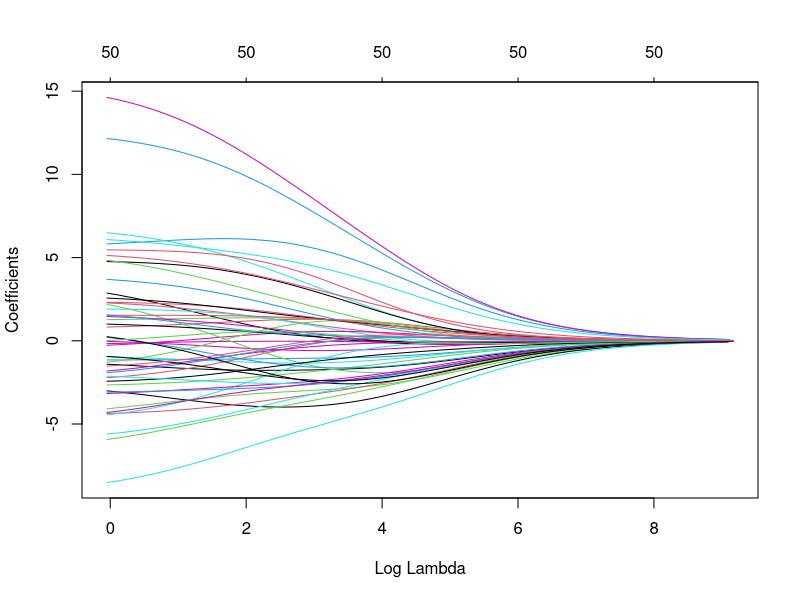
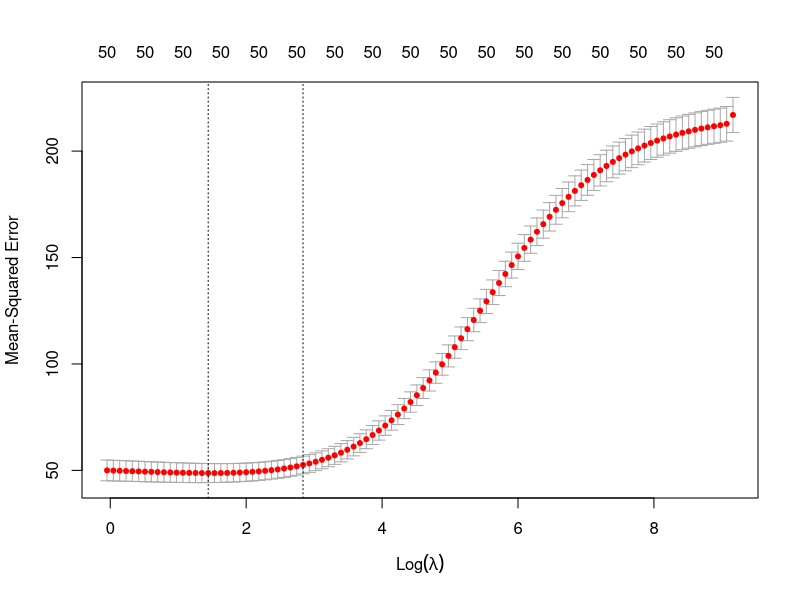
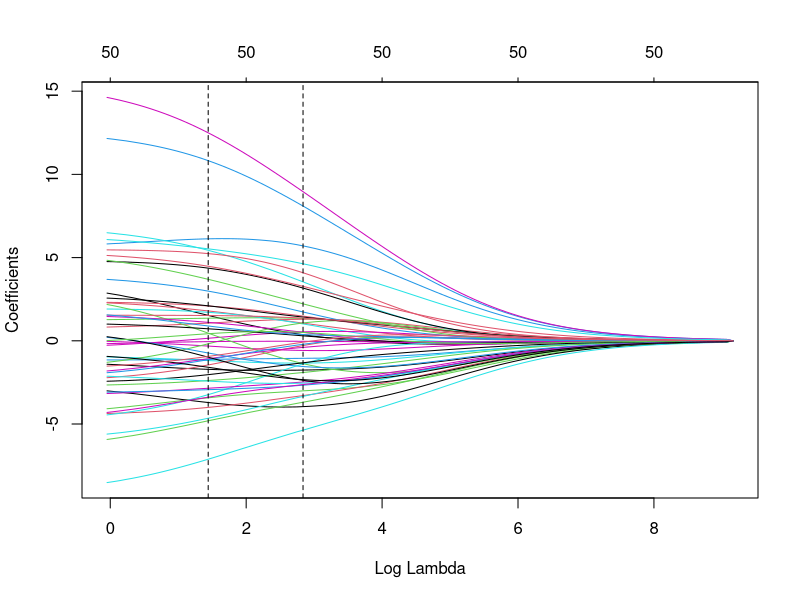
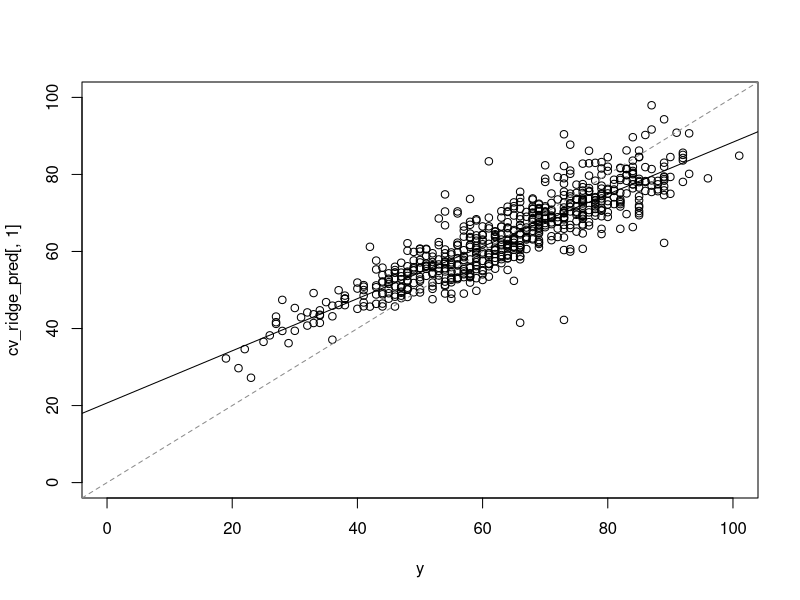
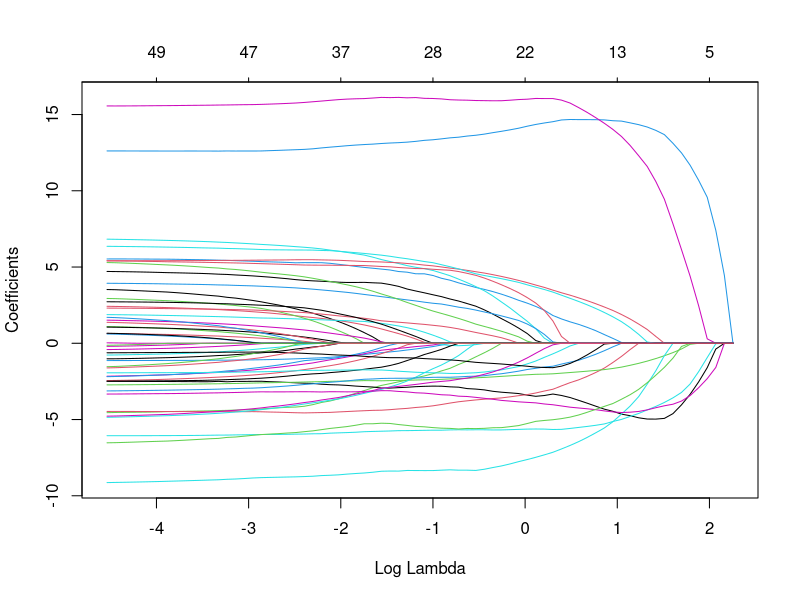
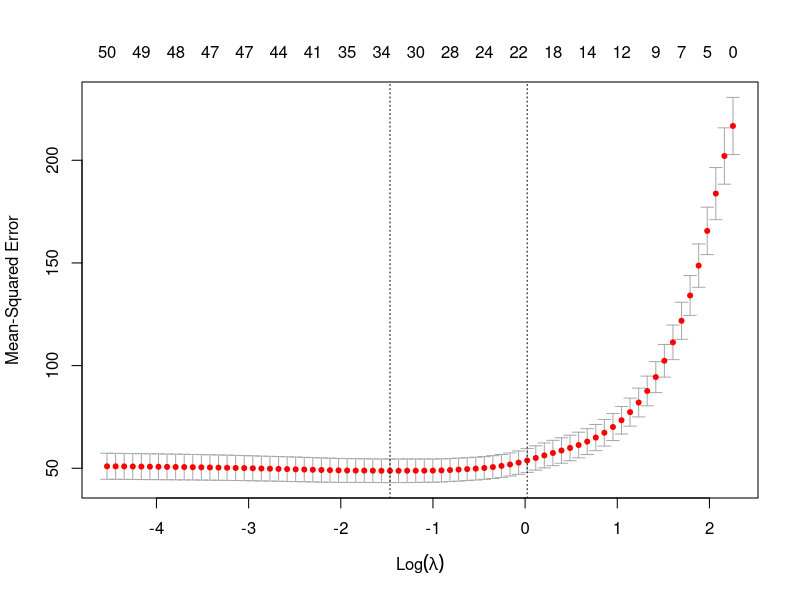
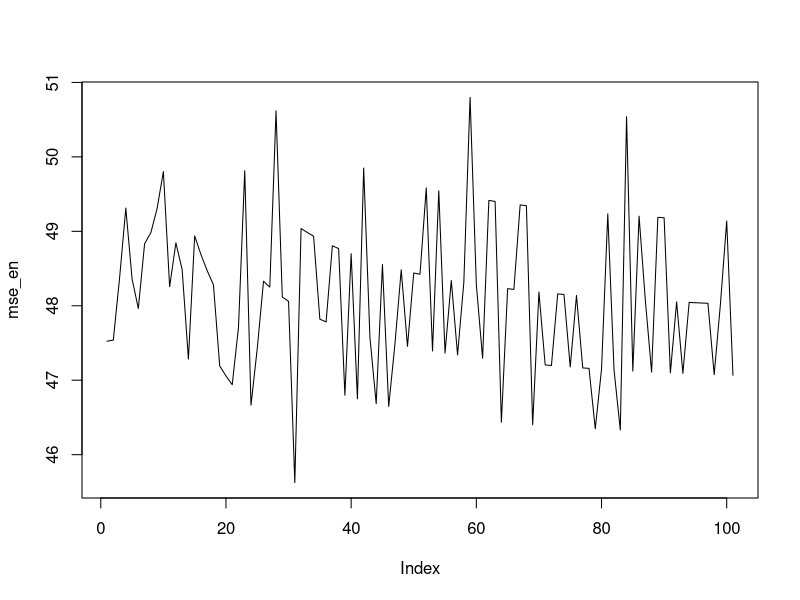

R code for these plots, in order:
## ---- chunk 1
knitr::opts_chunk$set(echo = TRUE,
                      warning = TRUE,
                      message = TRUE, 
                      fig.align = "center",
                      fig.asp = 0.618,
                      fig.width = 10,
                      dpi = 200, 
                      out.width = "75%")
## ---- chunk 2
library(here)       # easy directory management, as here("YOUR/FILE/PATH")
library(data.table) # fast data wrangling
library(magrittr)   # use of pipe operator `%>%`
library(ggplot2)    # graphics
library(nortest)    # normality assessment test
library(glmnet)     # penalised regression models
## ---- chunk 3
# base R
# mdna <- read.csv(here("data/methDNA_data_Hannun_etal_2013_2.csv"), header = TRUE)
mdna_logodds <- read.csv(here("data/logodds_methDNA_data_Hannun_etal_2013.csv"), header = TRUE)
## ---- chunk 4
# look at first 8 cols from the data
head(mdna_logodds[, 1:8])
## ---- chunk 5
# binary variables to factors with defined reference
mdna_logodds$Gender <- relevel(factor(mdna_logodds$Gender), ref = "F")
mdna_logodds$Ethnicity <- relevel(factor(mdna_logodds$Ethnicity), ref = "Caucasian")
## ---- chunk 6
# get a vector with all column names with their pattern starting with "cg" (i.e., the names of all CpG probes)
vec_probe <- grep("^cg", colnames(mdna_logodds), value = TRUE)

# ordered by correlation with age
vec_cor_values <- sapply(seq(vec_probe), function(x) cor(mdna_logodds$Age, mdna_logodds[, vec_probe[x]], method = "spearman"))
# save the CpG probes ordered by their absolute correlation value
vec_probe_cor <- vec_probe[order(abs(vec_cor_values), decreasing = TRUE)]
## ---- chunk 7
# define response and explanatory variables
y <- mdna_logodds$Age
x <- as.matrix(mdna_logodds[, vec_probe])
## ---- chunk 8
# fit a ridge regression
ridge_fit <- glmnet(x = x, y = y, alpha = 0, standardize = TRUE, family = "gaussian")

# visualise the results
plot(ridge_fit, xvar = "lambda")
## ---- chunk 9
# fit ridge regression
cv_ridge_fit <- cv.glmnet(x = x, y = y, alpha = 0, standardize = TRUE, family = "gaussian", type.measure = "mse", nfold = 10)

# visualise the results
plot(cv_ridge_fit)
## ---- chunk 10
# lambdas
cv_ridge_fit$lambda.min
cv_ridge_fit$lambda.1se

plot(ridge_fit, xvar = "lambda")
abline(v = log(c(cv_ridge_fit$lambda.min, cv_ridge_fit$lambda.1se)), lty = 2)


# look at the coefficient values for the chosen lambdas
cv_ridge_coef <- coef(cv_ridge_fit, s = cv_ridge_fit$lambda.1se)


# fitted values
cv_ridge_pred <- predict(object = cv_ridge_fit, 
                         s = cv_ridge_fit$lambda.1se, 
                         newx = x)
## ---- chunk 11
# calculate the mean-squared error (MSE) for this model
mean((mdna_logodds$Age - cv_ridge_pred)^2)
## ---- chunk 12
# try:

# correlation
# cor(y, cv_ridge_pred[, 1], method = "spearman")

# visualise the relation between fitted values and the real age of the patients
plot(y, cv_ridge_pred[, 1], xlim = c(0, 100), ylim = c(0, 100))
abline(lm(cv_ridge_pred[, 1] ~ y))
abline(0, 1, lty = 2, col = "gray55")
## ---- chunk 13
# fit a LASSO regression
lasso_fit <- glmnet(x = x, y = y, alpha = 1, standardize = TRUE, family = "gaussian")


# visualise the results
plot(lasso_fit, xvar = "lambda")

coef(lasso_fit)
## ---- chunk 14
# fit LASSO regression
cv_lasso_fit <- cv.glmnet(x = x, 
                          y = y, 
                          alpha = 1, 
                          standardize = TRUE, 
                          family = "gaussian", 
                          type.measure = "mse", 
                          nfold = 10)


# visualise the results
plot(cv_lasso_fit)
## ---- chunk 15
# lambdas
cv_lasso_fit$lambda.min
cv_lasso_fit$lambda.1se


# look at the coefficient values for the chosen lambdas
cv_lasso_coef <- coef(cv_lasso_fit, s = cv_lasso_fit$lambda.1se)


# fitted values
cv_lasso_pred <- predict(cv_lasso_fit, s = cv_lasso_fit$lambda.1se, newx = x)
## ---- chunk 16
# calculate the mean-squared error (MSE) for this model
# ___
## ---- chunk 17
# try:

# correlation
# cor(y, cv_lasso_pred[, 1], method = "spearman")
## ---- chunk 18
# fit the cross-validation model
# cv_fit_a0.5 <- cv.glmnet(___)
## ---- chunk 19
# try:

# par(mfrow = c(2, 2))
# plot(cv_ridge_fit)
# plot(cv_fit_a0.5)
# plot(cv_lasso_fit)
# plot(log(cv_lasso_fit$lambda), cv_lasso_fit$cvm, col = 2, pch = 19, xlim = c(-6, 10))
# points(log(cv_fit_a0.5$lambda), cv_fit_a0.5$cvm, col = 3, pch = 19)
# points(log(cv_ridge_fit$lambda), cv_ridge_fit$cvm, col = 4, pch = 19)
# legend("topleft", legend = c("alpha = 1", "alpha = 0.5", "alpha = 0"), pch = 19, col = 2:4)
# abline(v = log(c(cv_ridge_fit$lambda.1se, cv_fit_a0.5$lambda.1se, cv_lasso_fit$lambda.1se)), col = 4:2, lty = 2)
# par(mfrow = c(1,1))
## ---- chunk 20
# alphas to try
alphas <- seq(0, 1, 0.01)

# loop sequence to generate the results at each alpha
cv_fit_en <- lapply(seq(alphas), function(i) cv.glmnet(x = x, y = y, alpha = alphas[i], standardize = TRUE, family = "gaussian", type.measure = "mse", nfold = 10))
## ---- chunk 21
# alternative with a for loop:
# cv_fit_en <- list()
# for(i in seq(alphas)) {
#   cv_fit_en[[i]] <- cv.glmnet(x = x, y = y, alpha = alphas[i], standardize = TRUE, family = "gaussian", type.measure = "mse", nfold = 10)
# }
## ---- chunk 22
# look at the optimal values for lambda
vec_lambda_en <- sapply(seq_along(cv_fit_en), function(i) cv_fit_en[[i]]$lambda.1se)


# loop to estimate the fitted values of each 10-fold cross validated model
pred_en <- lapply(seq_along(cv_fit_en), function(i) predict(cv_fit_en[[i]], s = vec_lambda_en[i], newx = x))


# estimate the MSE of each model
mse_en <- sapply(seq_along(cv_fit_en), function(i) mean((mdna_logodds$Age - pred_en[[i]])^2))


# visualise the results
plot(mse_en, type = "l")


# minimum MSE value
min(mse_en)


# minimum MSE position
which.min(mse_en)
## ---- chunk 23
# select the model with lower MSE
cv_fit_elastic_net <- cv_fit_en[[which.min(mse_en)]]


# lambda
cv_fit_elastic_net$lambda.1se


# look at the coefficient values for the lambda
# cv_fit_elastic_net_coef <- coef()


# fitted values
# cv_fit_elastic_net_pred <- 
